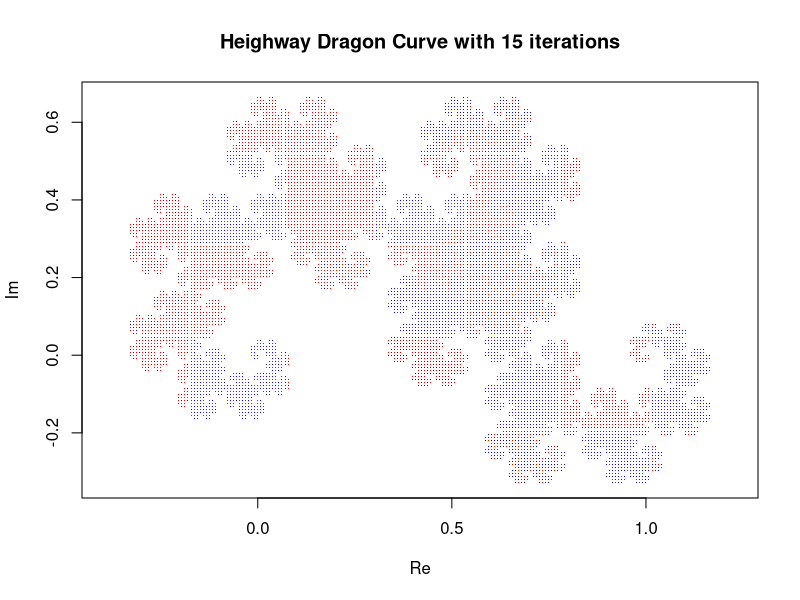

Here is the R script that generated this plot:
# twin - dragon Fractal
# aka david Knuth dragon
## Heighway Dragon Curve with 15 iterations


library(ggplot2)



# the iterated functions
f1 <- function(z) {
  (1 + 1i) * z / 2
}

f2 <- function(z) {
  1 - (1 - 1i) * z / 2
}

# Function to generate points using IFS
generate_dragon_curve <- function(iterations) {
  # Initial point
  points <- complex(real = 0, imaginary = 0)
  colors <- c() # Vector to store colors
  
  # Iterate to generate points
  for (i in 1:iterations) {
    new_points <- vector("complex", length = length(points) * 2)
    new_colors <- vector("character", length = length(points) * 2)
    for (j in 1:length(points)) {
      new_points[2 * j - 1] <- f1(points[j])
      new_colors[2 * j - 1] <- ifelse(i %% 2 == 1, "blue", "red") # Alternating colors
      new_points[2 * j] <- f2(points[j])
      new_colors[2 * j] <- ifelse(i %% 2 == 1, "red", "blue") # Alternating colors
    }
    points <- new_points
    colors <- c(colors, new_colors)
  }
  
  return(list(points = points, colors = colors))
}
# Plot the Dragon Curve
plot_dragon_curve <- function(iterations) {
  result <- generate_dragon_curve(iterations)
  points <- result$points
  colors <- result$colors
  plot(Re(points), Im(points), type = "p", pch = ".", col = colors, asp = 1,
       xlab = "Re", ylab = "Im", main = paste("Heighway Dragon Curve with", iterations, "iterations"))
}


plot_dragon_curve(15)

